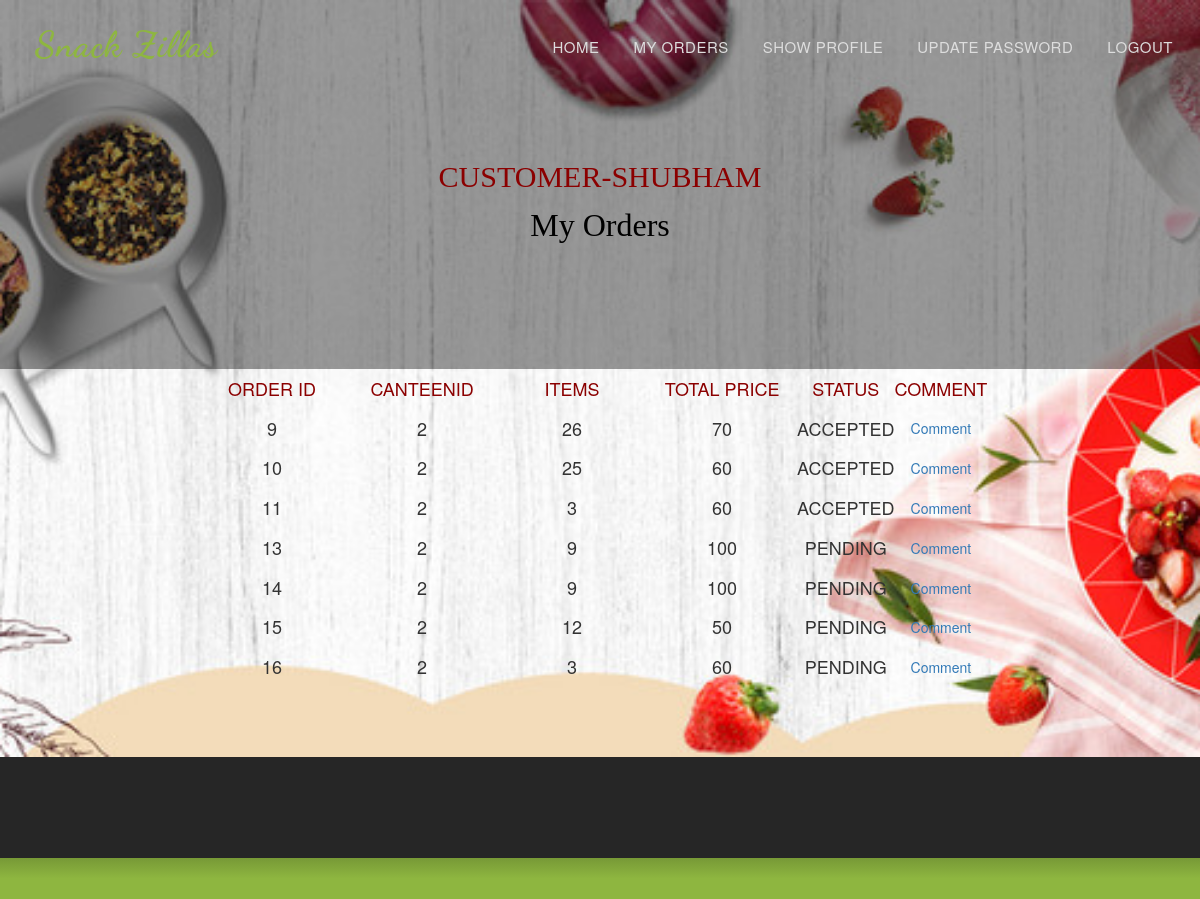
The app's page /userorders (signed in) with its own data.
### app/models.py (models this page shows)
class Customer(db.Model):
    cid = db.Column(db.Integer, primary_key=True, autoincrement=True)
    cname = db.Column(db.String(250), nullable=False)
    cmail = db.Column(db.String(250), unique=True, nullable=False)
    cmobile = db.Column(db.Integer, unique=True, nullable=False)
    caddress = db.Column(db.String(250), nullable=False)
    cpassword = db.Column(db.String(250), nullable=False)

class Orders(db.Model):
    ohash = db.Column(db.Integer,primary_key=True, autoincrement=True)
    cid = db.Column(db.Integer, db.ForeignKey('customer.cid'), nullable=False)
    rid = db.Column(db.Integer, db.ForeignKey('restadmin.rid'), nullable=False)
    items = db.Column(db.String(250), nullable=False)
    tprice=db.Column(db.Integer, nullable=False)
    ostatus = db.Column(db.String(20), nullable=False)

### app/views.py (the view)
@app.route('/userorders',methods=['GET','POST'])
def userorders():
	if not session.get('cmail'):
		return redirect(request.url_root)
	cmail=session['cmail']
	customer  = Customer.query.filter(Customer.cmail == cmail).first()
	cid=customer.cid
	myorders = Orders.query.filter(Orders.cid == cid)
	return render_template('userorders.html',cusname=customer.cname,restadmin = customer.query.all(), myorders=myorders)

### app/templates/userorders.html (shortened to what this page needs)
<!DOCTYPE html>
<html lang="en">
<head>
<link href="{{ url_for('static',filename = 'style.css') }}" rel="stylesheet" type="text/css">
<link href="{{ url_for('static',filename = 'bootstrap.css') }}" rel="stylesheet" type="text/css">
<link href="{{ url_for('static',filename = 'bootstrap.min.css') }}" rel="stylesheet" type="text/css">
<link href="{{ url_for('static',filename = 'default.css') }}" rel="stylesheet" type="text/css">
<link href="{{ url_for('static',filename = 'nivo-lightbox.css') }}" rel="stylesheet" type="text/css">
<link rel="stylesheet" type="text/css"  href="css/bootstrap.css">
<link rel="stylesheet" type="text/css" href="fonts/font-awesome/css/font-awesome.css">
</head>
<body id="page-top" data-spy="scroll" data-target=".navbar-fixed-top">
<nav id="menu" class="navbar navbar-default navbar-fixed-top">
  <div class="container">
    <div class="navbar-header">
      <a class="navbar-brand page-scroll" href="#page-top">Snack Zillas</a> </div>
    <div class="collapse navbar-collapse" id="bs-example-navbar-collapse-1">
     <ul class="nav navbar-nav navbar-right">
        <li><a href="/userhome1" class="page-scroll">Home</a></li>
        <li><a href="/userorders" class="page-scroll">My orders</a></li>
        <li><a href="/showuserprofile" class="page-scroll">Show Profile</a></li>
        <li><a href="/updateuserprofile" class="page-scroll">Update Password</a></li>
        <li><a href="/logout" class="page-scroll">Logout</a></li>
      </ul>
    </div>
  </div>
</nav>
 <div class="intro" style="background-image:url({{url_for('static',filename='user1.jpg')}}); background-repeat:no-repeat;">
  <div class="section-title text-center center">
    <div class="overlay">
      <br><br><br>
      <h2 style="font-family: Lucida Console; color:#8B0000; ">Customer-{{cusname}}</h2>
     <p style="font-family: Lucida Console; color:black; ">My Orders </p>
    </div>
             <div class="menu-item">
                <table style="text-align: center; " align="center">
                   <col width="150">
                   <col width="150">
                   <col width="150">
                   <col width="150">
                   <tr>
                    <td> <b> <h4 style=" color:#8B0000;">Order ID</h4></b>  </td>
                    <td> <b><h4 style="color:#8B0000;">CanteenID </h4></b> </td>
                    <td> <b><h4 style=" color:#8B0000;"> Items  </h4></b>  </td>
                    <td> <b><h4 style=" color:#8B0000;"> Total Price</h4> </b>  </td>
                    <td> <b><h4 style="color:#8B0000;"> Status </h4></b>  </td>
                    <td> <b><h4 style="color:#8B0000;"> Comment </h4></b>  </td>
                     <td> &nbsp;&nbsp;&nbsp;&nbsp; </td>
                  {% for i in myorders %}
                   <tr>
                      <td><h4>{{ i.ohash }}</h4></td>
                      <td><h4>{{ i.rid }}</h4></td>
                      <td><h4>{{ i.items }}</h4></td>
                      <td><h4>{{ i.tprice }}</h4></td>
                      <td><h4>{{ i.ostatus }}</h4></td>
                      <td><a href="{{ url_for('usercomment',item=i,oid=i.ohash) }}">Comment</a></td>
                     <td> &nbsp;&nbsp;&nbsp;&nbsp; </td>
                    </tr>
                  {% endfor %}
                </table>
                </div>
        </div>
      </div>
<div id="footer">
  <div class="container text-center">
    <div class="col-md-4">
    </div>
    <div class="col-md-4">
    </div>
    <div class="col-md-4">
    </div>
  </div>
  <div class="container-fluid text-center copyrights">
    <div class="col-md-8 col-md-offset-2">
    </div>
  </div>
</div>
</body>
</html>

### app/static/style.css (style rules this page uses)
body, html { font-family: 'Raleway', sans-serif; text-rendering: optimizeLegibility !important; -webkit-font-smoothing: antialiased !important; color: #777; font-weight: 300; width: 100% !important; height: 100% !important; }
h2 { margin: 0 0 20px 0; font-weight: 500; font-size: 34px; color: #333; text-transform: uppercase; }
h4 { font-size: 24px; text-transform: uppercase; font-weight: 400; color: #333; }
p { font-size: 16px; }
a { color: #8eb640; }
ul, ol { list-style: none; }
ul, ol { padding: 0; webkit-padding: 0; moz-padding: 0; }
#menu { padding: 20px; transition: all 0.8s; }
#menu.navbar-default { background-color: rgba(248, 248, 248, 0); border-color: rgba(231, 231, 231, 0); }
#menu a.navbar-brand { font-family: 'Dancing Script', cursive; font-size: 36px; color: #8eb640; font-weight: 700; letter-spacing: 1px; }
#menu.navbar-default .navbar-nav > li > a { text-transform: uppercase; color: #ddd; font-weight: 500; font-size: 15px; padding: 5px 0; border: 2px solid transparent; letter-spacing: 0.5px; margin: 10px 15px 0 15px; }
.section-title { margin-bottom: 70px; }
.section-title .overlay { padding: 80px 0; background: rgba(0, 0, 0, 0.7); }
.section-title p { font-size: 22px; color: rgba(255,255,255,0.8); }
.intro { display: table; width: 100%; padding: 0; background: url(/static/intro-bg.jpg) no-repeat center center; background-color: #e5e5e5; -webkit-background-size: cover; -moz-background-size: cover; background-size: cover; -o-background-size: cover; }
.intro .overlay { background: rgba(0,0,0,0.4); }
.intro p { color: #fff; font-size: 32px; font-weight: 300; margin-top: 10px; margin-bottom: 40px; }
#footer { background: #262626; padding: 50px 0 0 0; }
#footer .copyrights { padding: 20px 0; margin-top: 50px; background: rgb(119,153,54); background: -moz-linear-gradient(top, rgba(119,153,54,1) 0%, rgba(142,182,64,1) 50%); background: -webkit-linear-gradient(top, rgba(119,153,54,1) 0%, rgba(142,182,64,1) 50%); background: linear-gradient(to bottom, rgba(119,153,54,1) 0%, rgba(142,182,64,1) 50%); filter: progid:DXImageTransform.Microsoft.gradient( startColorstr='#779936', endColorstr='#8eb640', GradientType=0 ); }

### records on screen
Customer: cname "SHUBHAM"
Orders: ohash "9", rid "2", items "26", tprice "70", ostatus "ACCEPTED"
Orders: ohash "10", rid "2", items "25", tprice "60", ostatus "ACCEPTED"
Orders: ohash "11", rid "2", items "3", tprice "60", ostatus "ACCEPTED"
Orders: ohash "13", rid "2", items "9", tprice "100", ostatus "PENDING"
Orders: ohash "14", rid "2", items "9", tprice "100", ostatus "PENDING"
Orders: ohash "15", rid "2", items "12", tprice "50", ostatus "PENDING"
Orders: ohash "16", rid "2", items "3", tprice "60", ostatus "PENDING"
